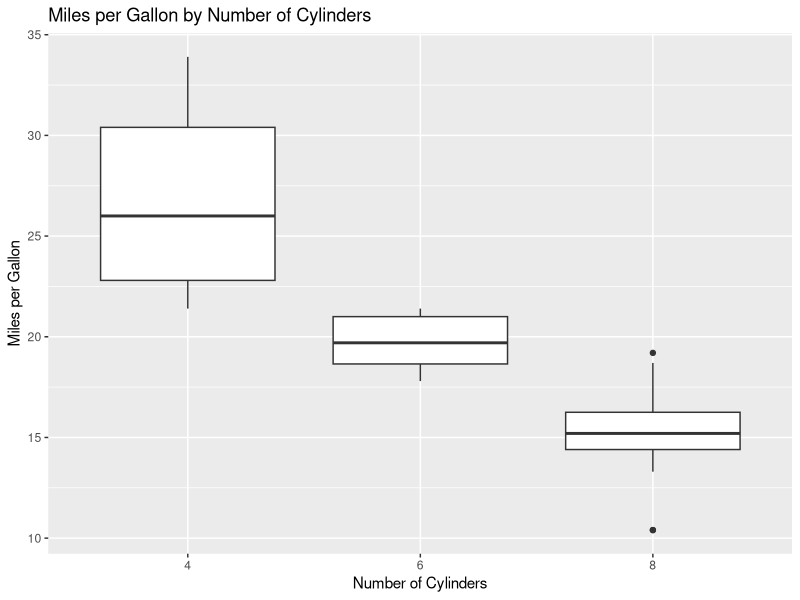
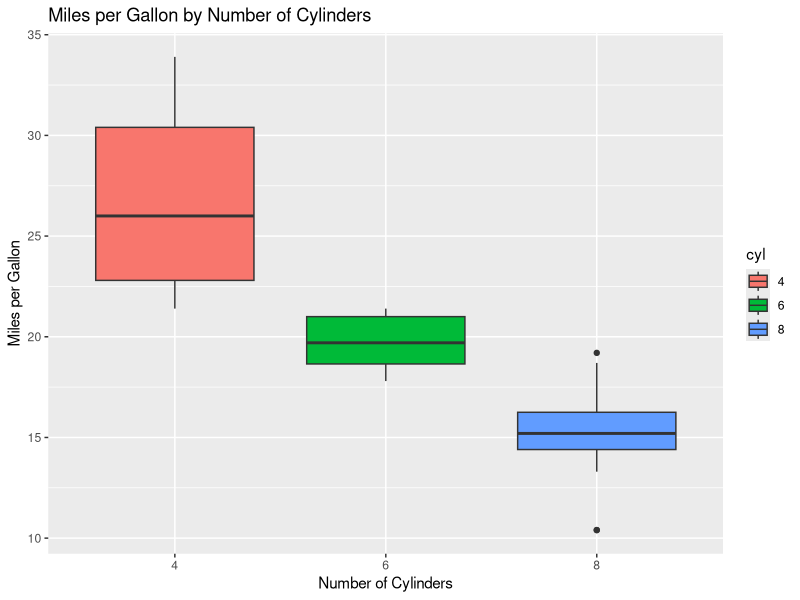
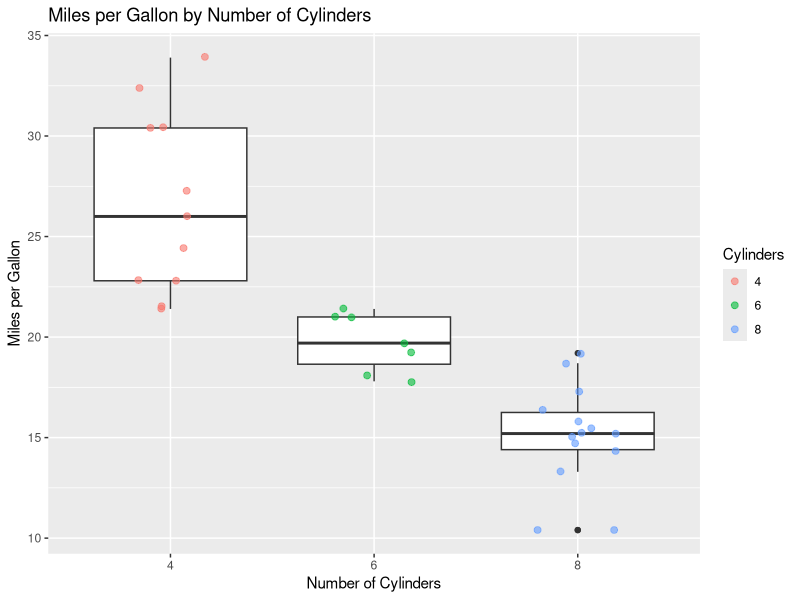
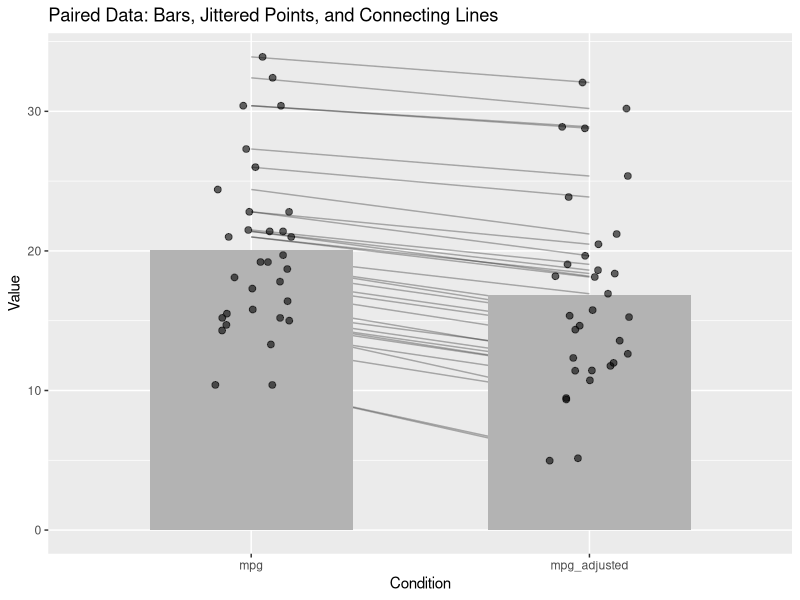

Reproduce these figures in R, in order.
## ---- chunk 1
library(ggplot2)
library(tidyverse)
library(dplyr)
## ---- chunk 2
#data <- read.csv("path/to/your/data.csv")

# In the above line of code, I am reading in the csv, data.csv, and assigning it to the variable "data". When you are reading in your data, you do not have to use the full file path, just the file name as long as the file is in your working directory. To check your working directory, type getwd() into the console. To change the wd, you can use setwd("path/to/your/directory"), of use the UI in the files pain to navigate to your path, and then "Session, Set Working Directory, To Files Pane Location".
## ---- chunk 3
head(mtcars)

str(mtcars)

## ---- chunk 4
mtcars <- mtcars %>%
  mutate(cyl = as.factor(cyl))

summary(mtcars)
## ---- chunk 5
ggplot(mtcars, aes(x = cyl, y = mpg)) +
  geom_boxplot() +
  labs(title = "Miles per Gallon by Number of Cylinders",
       x = "Number of Cylinders",
       y = "Miles per Gallon")
## ---- chunk 6
ggplot(mtcars) +
  geom_boxplot(aes(x = cyl, y = mpg, fill = cyl)) +
  labs(title = "Miles per Gallon by Number of Cylinders",
       x = "Number of Cylinders",
       y = "Miles per Gallon")
## ---- chunk 7
ggplot(mtcars, aes(x = cyl, y = mpg)) +
  geom_boxplot() +
  geom_point(
    aes(color = factor(cyl)),
    position = position_jitter(width = 0.2),
    size = 2,
    alpha = 0.6
  ) +
  labs(
    title = "Miles per Gallon by Number of Cylinders",
    x = "Number of Cylinders",
    y = "Miles per Gallon",
    color = "Cylinders"
  )
## ---- chunk 8
library(tidyverse)

mtcars_long <- mtcars %>%
  rownames_to_column("car") %>%
  mutate(mpg_adjusted = mpg - wt) %>%
  select(car, mpg, mpg_adjusted) %>%
  pivot_longer(
    cols = c(mpg, mpg_adjusted),
    names_to = "condition",
    values_to = "value"
  )

ggplot(mtcars_long, aes(x = condition, y = value)) +

  # paired lines (same car across conditions)
  geom_line(
    aes(group = car),
    alpha = 0.3
  ) +

  # bars = condition mean
  stat_summary(
    fun = mean,
    geom = "bar",
    fill = "grey70",
    width = 0.6
  ) +

  # jittered individual points
  geom_jitter(
    width = 0.12,
    size = 2,
    alpha = 0.6
  ) +

  labs(
    title = "Paired Data: Bars, Jittered Points, and Connecting Lines",
    x = "Condition",
    y = "Value"
  )
## ---- chunk 9
anova_model <- aov(mpg ~ cyl, data = mtcars)
summary(anova_model)
